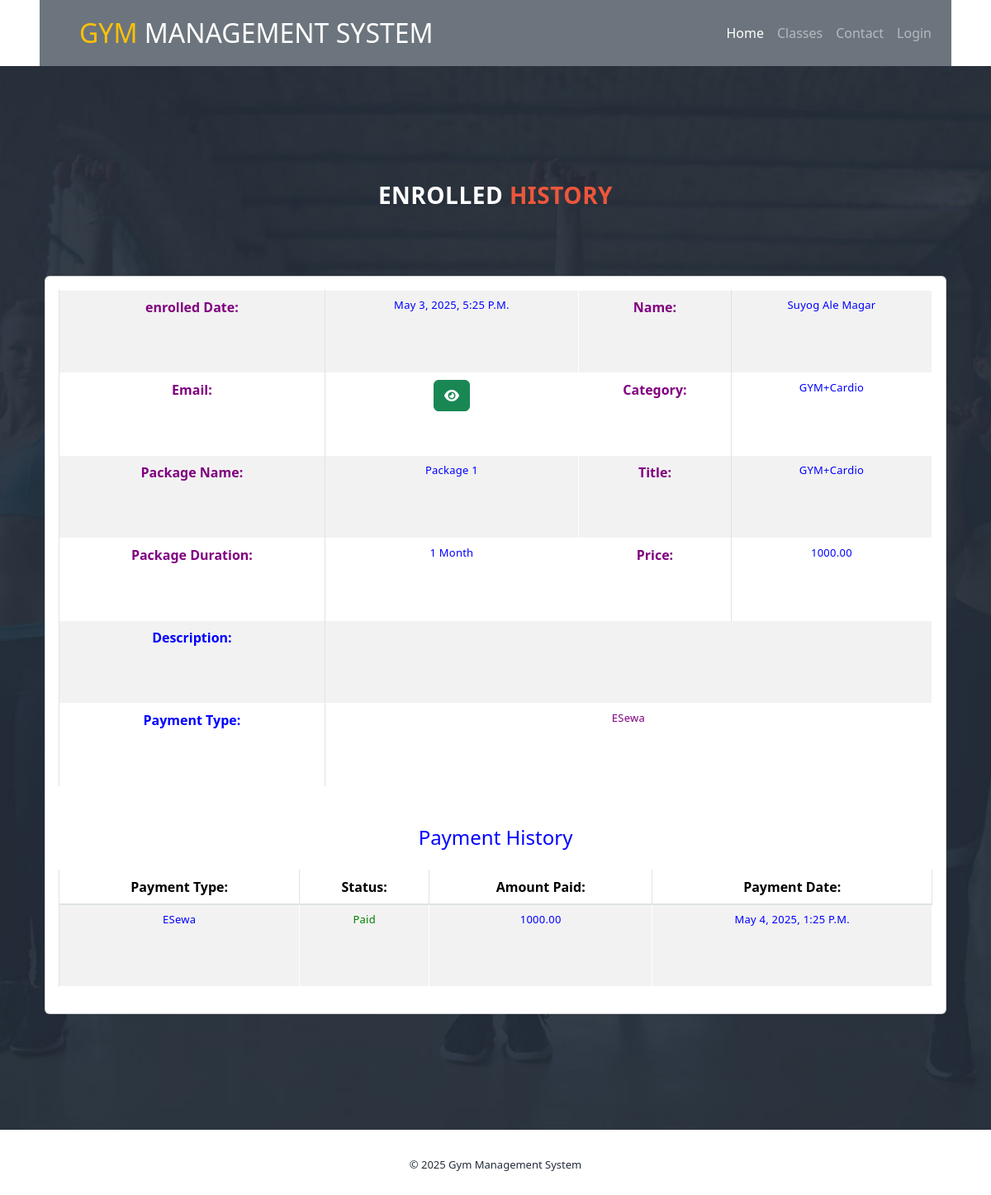
The app's page /enrolled_detail/6/ with its own data.
### app/models.py (models this page shows, shortened)
class Enroll(models.Model):
    STATUS = (
        (1, "Paid"),
        (0, "Unpaid"),
    )
    package = models.ForeignKey(Package, on_delete=models.CASCADE, null=True, blank=True)
    register = models.ForeignKey(Signup, on_delete=models.CASCADE, null=True, blank=True)
    enrollnumber = models.CharField(max_length=100, null=True, blank=True)
    status = models.IntegerField(choices=STATUS, default=1)
    creationdate = models.DateTimeField(auto_now_add=True)

class Package(models.Model):
    category = models.ForeignKey(Category, on_delete=models.CASCADE, null=True)
    packagename = models.ForeignKey(Packagetype, on_delete=models.CASCADE, null=True)
    titlename = models.CharField(max_length=200, null=True)
    packageduration = models.CharField(max_length=50, null=True)
    price = models.DecimalField(max_digits=10, decimal_places=2, null=True)
    description = models.TextField(null=True)
    creationdate = models.DateTimeField(auto_now_add=True)

class Signup(models.Model):
    user = models.OneToOneField(User, on_delete=models.CASCADE, null=True)  # One-to-One link with User
    profile_pic = models.ImageField(upload_to='profile_pics/', null=True, blank=True)
    mobile = models.CharField(max_length=15, null=True)
    state = models.CharField(max_length=150, null=True)
    city = models.CharField(max_length=150, null=True)
    address = models.CharField(max_length=200, null=True)
    creationdate = models.DateTimeField(auto_now_add=True)

class Category(models.Model):
    categoryname = models.CharField(max_length=200, null=True)
    status = models.CharField(max_length=300, null=True)
    creationdate = models.DateTimeField(auto_now_add=True)

class Packagetype(models.Model):
    category = models.ForeignKey(Category, on_delete=models.CASCADE, null=True)
    packagename = models.CharField(max_length=200, null=True)
    creationdate = models.DateTimeField(auto_now_add=True)
    def __str__(self):
        return self.packagename

class Paymenthistory(models.Model):
    user = models.ForeignKey(Signup, on_delete=models.CASCADE, null=True, blank=True)
    enroll = models.ForeignKey(Enroll, on_delete=models.CASCADE, null=True, blank=True)
    price = models.DecimalField(max_digits=10, decimal_places=2, null=True, blank=True)
    status = models.IntegerField(choices=STATUS, default=1)
    payment_method = models.CharField(max_length=50, default="eSewa")  # Add payment_method field
    creationdate = models.DateTimeField(auto_now_add=True)

### app/views.py (the view, shortened to what this page needs)
# urls.py: path('enrolled_detail/<int:pid>/', enrolled_detail, name="enrolled_detail"),
def enrolled_detail(request, pid):
    data = Enroll.objects.get(id=pid)
    payment = Paymenthistory.objects.filter(enroll=data)
    if request.user.is_staff:
        return render(request, "admin/admin_enrolled_detail.html", locals())
    else:
        return render(request, "user_enrolled_detail.html", locals())

### templates/user_enrolled_detail.html (shortened to what this page needs)
{% extends 'header.html' %}
{% load static %}
{% block main_content %}
<link rel="stylesheet" href="https://cdnjs.cloudflare.com/ajax/libs/font-awesome/6.2.0/css/all.min.css" />
<body>
<section class="section" id="schedule">
    <div class="container">
        <div class="row">
            <div class="col-lg-6 offset-lg-3">
                <div class="section-heading dark-bg">
                    <h2>enrolled <em>History</em></h2>
                </div>
            </div>
        </div>
        <section class="content">
        <div class="container">
            <div class="row">
                <div class="col-12">
                    <div class="card">
                        <div class="card-body">
                            <table id="example" class="table table-bordered table-striped">
                                <tr>
                                    <th style="color:purple">enrolled Date:</th>
                                    <td style="color:blue">{{data.package.creationdate}}</td>
                                    <th style="color:purple">Name:</th>
                                    <td style="color:blue">{{data.register.user.first_name}} {{data.register.user.last_name}}</td>
                                </tr>
                                <tr>
                                    <th style="color:purple">Email:</th>
                                    <td>
                                        <button type="button" class="btn btn-success" id="email-btn-{{forloop.counter}}" onclick="togglePassword('email-{{forloop.counter}}', this.id)"><i class="fa fa-eye"></i></button>
                                    </td>
                                    <th style="color:purple">Category:</th>
                                    <td style="color:blue">{{data.package.category.categoryname}}</td>
                                </tr>
                                <tr>
                                    <th style="color:purple">Package Name:</th>
                                    <td style="color:blue">{{data.package.packagename}}</td>
                                    <th style="color:purple">Title:</th>
                                    <td style="color:blue">{{data.package.titlename}}</td>
                                </tr>
                                <tr>
                                    <th style="color:purple">Package Duration:</th>
                                    <td style="color:blue">{{data.package.packageduration}}</td>
                                    <th style="color:purple">Price:</th>
                                    <td style="color:blue">{{data.package.price}}</td>
                                </tr>
                                <tr>
                                    <th style="color:blue">Description:</th>
                                    <td colspan="10" style="color:purple">{{data.package.description|safe}}</td>
                                </tr>
                                <tr>
                                    <th style="color:blue">Payment Type:</th>
                                    <td colspan="10" style="color:purple">
                                        {% if payment %}
                                            {{ payment.0.payment_method }}
                                        {% else %}
                                            N/A
                                        {% endif %}
                                    </td>
                                </tr>
                            </table>
                            <table id="example6" class="table table-bordered table-striped">
                              <div class="card-body">
                                  <tr>
                                      <center>
                                          <h4 style="color:blue">Payment History</h4>
                                      </center>
                                  </tr>
                            <table id="example5" class="table table-bordered table-striped">
                              <thead>
                              <tr>
                                  <th>Payment Type:</th>
                                  <th>Status:</th>
                                  <th>Amount Paid:</th>
                                  <th>Payment Date:</th>
                              </tr>
                              </thead>
                              <tbody>
                              {% for i in payment %}
                              <tr>
                                  <td style="color:blue">{{ i.payment_method|default:"N/A" }}</td>
                                  <td style="color:green">{{ i.get_status_display }}</td>
                                  <td style="color:blue">
                                      {% if i.amount %}
                                          {{ i.amount }}
                                      {% elif i.price %}
                                          {{ i.price }}
                                      {% else %}
                                          0.00
                                      {% endif %}
                                  </td>
                                  <td style="color:blue">{{ i.creationdate }}</td>
                              </tr>
                              {% empty %}
                              <tr>
                                  <td colspan="4" style="text-align:center; color:red">No payment history found</td>
                              </tr>
                              {% endfor %}
                              </tbody>
                          </table>
                                        </div>
                            </table>
                        </div>
                    </div>
                </div>
            </div>
        </div>
        </section>
    </div>
</section>
</body>
</html>
{% endblock %}

### static/assets/css/templatemo-training-studio.css (style rules this page uses)
html, body, div, span, applet, object, iframe, h1, h2, h3, h4, h5, h6, p, blockquote, div pre, a, abbr, acronym, address, big, cite, code, del, dfn, em, font, img, ins, kbd, q, s, samp, small, strike, strong, sub, sup, tt, var, b, u, i, center, dl, dt, dd, ol, ul, li, figure, header, nav, section, article, aside, footer, figcaption { margin: 0; padding: 0; border: 0; outline: 0; }
header, nav, section, article, aside, footer, hgroup { display: block; }
* { box-sizing: border-box; }
html, body { font-family: 'Poppins', sans-serif; font-weight: 400; background-color: #fff; font-size: 16px; -ms-text-size-adjust: 100%; -webkit-font-smoothing: antialiased; -moz-osx-font-smoothing: grayscale; }
h1, h2, h3, h4, h5, h6 { margin-top: 0px; margin-bottom: 0px; }
html, body { background: #fff; font-family: 'Poppins', sans-serif; }
.section-heading { text-align: center; margin-top: 140px; margin-bottom: 80px; }
.section-heading h2 { font-size: 28px; font-weight: 800; color: #232d39; text-transform: uppercase; letter-spacing: 0.5px; margin-top: 0px; margin-bottom: 0px; }
.section-heading h2 em { font-style: normal; color: #ed563b; }
.dark-bg h2 { color: #fff; }
#schedule { padding: 0px 0px 140px 0px; background-image: url(../images/schedule-bg.jpg); background-position: center center; background-repeat: no-repeat; background-size: cover; }
#schedule table { width: 100%; text-align: center; border: 1px solid #fff; }
#schedule table tbody { border-top: 1px solid #fff; }
#schedule table tbody tr { border-bottom: 1px solid #fff; }
#schedule table tbody tr td { border-right: 1px solid #fff; height: 100px; }
#schedule table tr td { color: #fff; font-size: 13px; text-transform: capitalize; font-weight: 500; letter-spacing: 0.25px; }

### templates/user_enrolled_detail.html (style rules this page uses)
td { padding:0px; }

### records on screen
Enroll: package.creationdate "May 3, 2025, 5:25 P.m.", register.user.first_name "Suyog", register.user.last_name "Ale Magar", package.category.categoryname "GYM+Cardio", package.packagename "Package 1", package.titlename "GYM+Cardio", package.packageduration "1 Month", package.price "1000.00"
Paymenthistory: payment_method "ESewa", status "Paid", price "1000.00", creationdate "May 4, 2025, 1:25 P.m."
